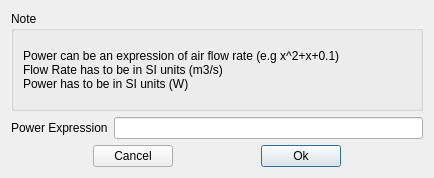
<?xml version="1.0" encoding="UTF-8"?>
<ui version="4.0">
 <class>Form</class>
 <widget class="QWidget" name="Form">
  <property name="geometry">
   <rect>
    <x>0</x>
    <y>0</y>
    <width>434</width>
    <height>178</height>
   </rect>
  </property>
  <property name="windowTitle">
   <string>Fan Power Model Definition</string>
  </property>
  <layout class="QVBoxLayout" name="verticalLayout">
   <item>
    <widget class="QGroupBox" name="groupBox">
     <property name="title">
      <string>Note</string>
     </property>
     <layout class="QVBoxLayout" name="verticalLayout_2">
      <item>
       <widget class="QLabel" name="label">
        <property name="text">
         <string>Power can be an expression of air flow rate (e.g x^2+x+0.1)
Flow Rate has to be in SI units (m3/s)
Power has to be in SI units (W)</string>
        </property>
        <property name="textFormat">
         <enum>Qt::AutoText</enum>
        </property>
       </widget>
      </item>
     </layout>
    </widget>
   </item>
   <item>
    <layout class="QHBoxLayout" name="horizontalLayout_2">
     <item>
      <widget class="QLabel" name="FinTube_power_exp_label">
       <property name="text">
        <string>Power Expression</string>
       </property>
      </widget>
     </item>
     <item>
      <widget class="QLineEdit" name="FinTube_power_exp"/>
     </item>
    </layout>
   </item>
   <item>
    <layout class="QHBoxLayout" name="horizontalLayout">
     <item>
      <spacer name="horizontalSpacer_2">
       <property name="orientation">
        <enum>Qt::Horizontal</enum>
       </property>
       <property name="sizeHint" stdset="0">
        <size>
         <width>40</width>
         <height>20</height>
        </size>
       </property>
      </spacer>
     </item>
     <item>
      <widget class="QPushButton" name="FinTube_cancel_button">
       <property name="text">
        <string>Cancel</string>
       </property>
      </widget>
     </item>
     <item>
      <spacer name="horizontalSpacer">
       <property name="orientation">
        <enum>Qt::Horizontal</enum>
       </property>
       <property name="sizeHint" stdset="0">
        <size>
         <width>40</width>
         <height>20</height>
        </size>
       </property>
      </spacer>
     </item>
     <item>
      <widget class="QPushButton" name="FinTube_ok_button">
       <property name="text">
        <string>Ok</string>
       </property>
       <property name="default">
        <bool>true</bool>
       </property>
      </widget>
     </item>
     <item>
      <spacer name="horizontalSpacer_3">
       <property name="orientation">
        <enum>Qt::Horizontal</enum>
       </property>
       <property name="sizeHint" stdset="0">
        <size>
         <width>40</width>
         <height>20</height>
        </size>
       </property>
      </spacer>
     </item>
    </layout>
   </item>
  </layout>
 </widget>
 <resources/>
 <connections/>
</ui>
